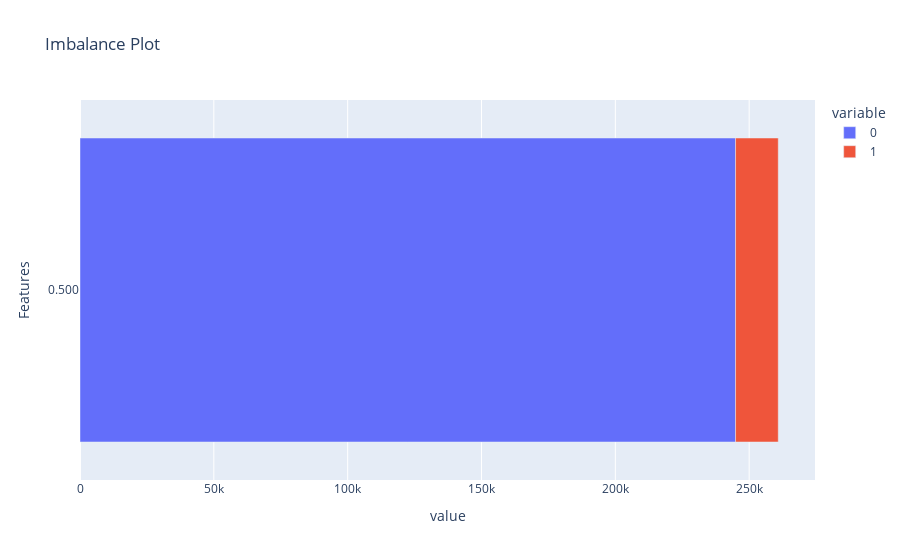

Notebook code for this chart:
### Code cell
print("Imbalance#0:")
explanations["imbalance#0"].ipython_plot()

### Figure 1 — Plotly figure (JSON) as saved in the notebook; plotly's stock layout.template omitted (floating-point values rounded to 4 significant figures)
{"data": [{"alignmentgroup": "True", "hovertemplate": "variable=0<br>value=%{x}<br>Features=%{y}<extra></extra>", "legendgroup": "0", "marker": {"color": "#636efa", "pattern": {"shape": ""}}, "name": "0", "offsetgroup": "0", "orientation": "h", "showlegend": true, "textposition": "auto", "type": "bar", "x": [244912], "xaxis": "x", "y": ["0.500"], "yaxis": "y"}, {"alignmentgroup": "True", "hovertemplate": "variable=1<br>value=%{x}<br>Features=%{y}<extra></extra>", "legendgroup": "1", "marker": {"color": "#EF553B", "pattern": {"shape": ""}}, "name": "1", "offsetgroup": "1", "orientation": "h", "showlegend": true, "textposition": "auto", "type": "bar", "x": [15952], "xaxis": "x", "y": ["0.500"], "yaxis": "y"}], "layout": {"barmode": "relative", "legend": {"title": {"text": "variable"}, "tracegroupgap": 0}, "title": {"text": "Imbalance Plot"}, "xaxis": {"anchor": "y", "domain": [0, 1], "title": {"text": "value"}}, "yaxis": {"anchor": "x", "domain": [0, 1], "title": {"text": "Features"}}}}
